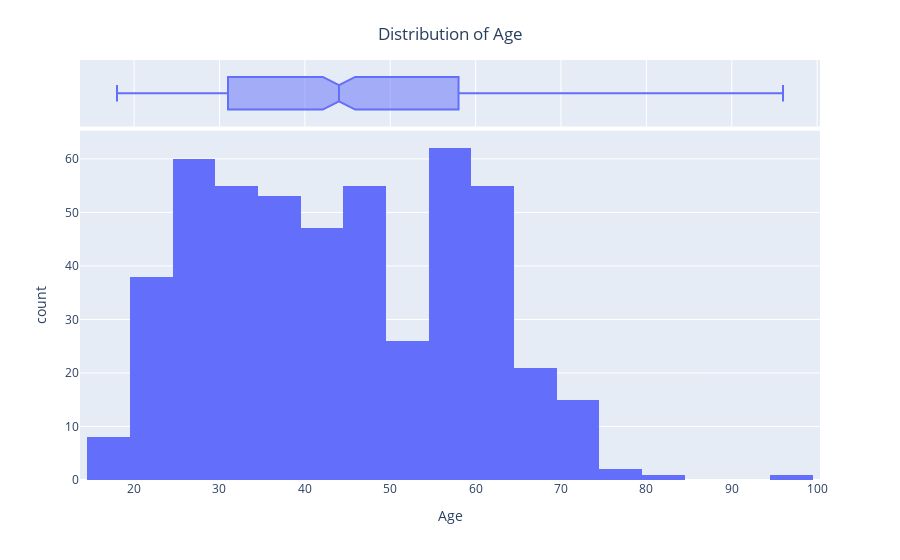
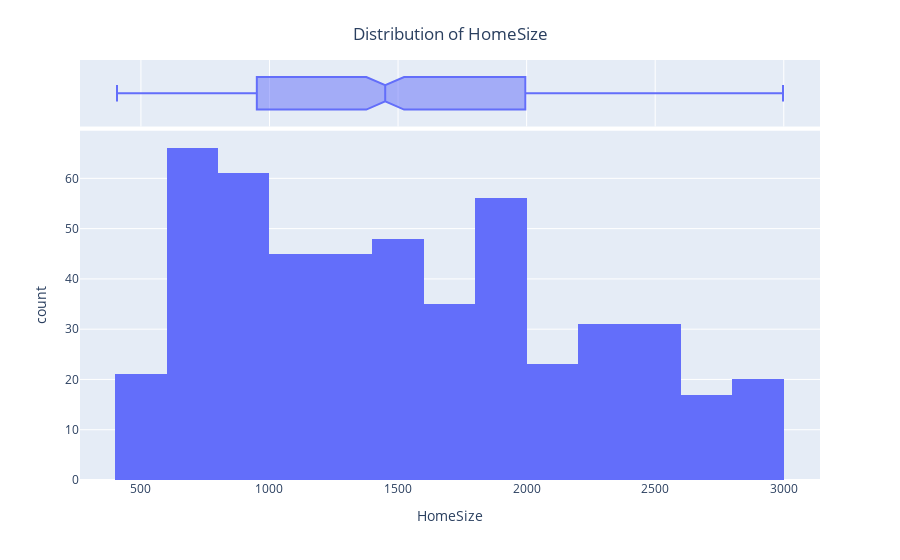
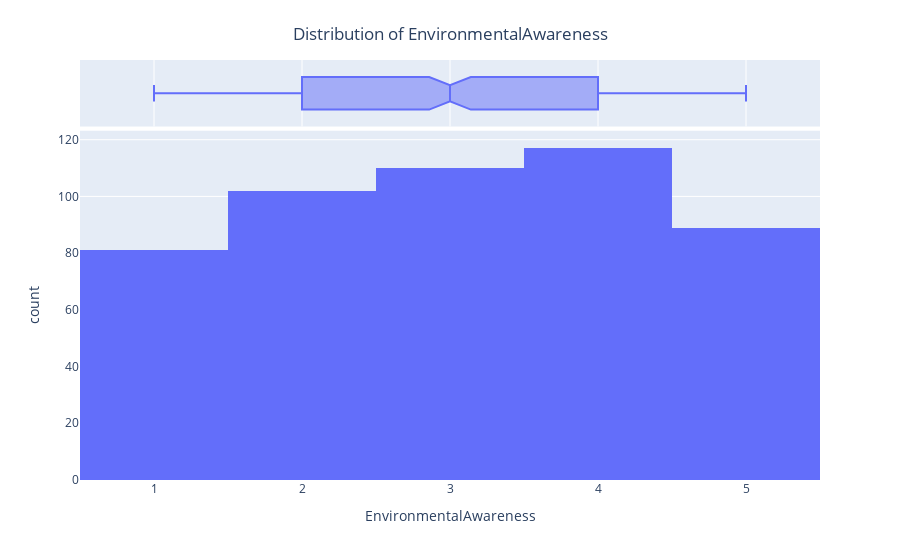

Notebook cell for these charts, in order:
### Code cell
for no in no_features:
    fig = px.histogram(data, x=no, marginal="box", hover_data=data.columns)
    fig.update_layout(title={'text': f'Distribution of {no}','y':0.95, 'x':0.5, 'xanchor': 'center', 'yanchor': 'top'})
    fig.show()

### Figure 1 — Plotly figure (JSON) as saved in the notebook; plotly's stock layout.template omitted (floating-point values rounded to 4 significant figures; data arrays with more than 128 entries replaced by an {"elided": "..."} marker saying what was removed)
{"data": [{"alignmentgroup": "True", "bingroup": "x", "hovertemplate": "Age=%{x}<br>count=%{y}<extra></extra>", "legendgroup": "", "marker": {"color": "#636efa", "pattern": {"shape": ""}}, "name": "", "offsetgroup": "", "orientation": "v", "showlegend": false, "type": "histogram", "x": {"elided": "499 int values"}, "xaxis": "x", "yaxis": "y"}, {"alignmentgroup": "True", "customdata": {"elided": "499x19 mixed values"}, "hovertemplate": "Age=%{x}<br>ParticipantID=%{customdata[0]}<br>Location=%{customdata[1]}<br>DietType=%{customdata[2]}<br>LocalFoodFrequency=%{customdata[3]}<br>TransportationMode=%{customdata[4]}<br>EnergySource=%{customdata[5]}<br>HomeType=%{customdata[6]}<br>HomeSize=%{customdata[7]}<br>ClothingFrequency=%{customdata[8]}<br>SustainableBrands=%{customdata[9]}<br>EnvironmentalAwareness=%{customdata[10]}<br>CommunityInvolvement=%{customdata[11]}<br>MonthlyElectricityConsumption=%{customdata[12]}<br>MonthlyWaterConsumption=%{customdata[13]}<br>Gender=%{customdata[14]}<br>UsingPlasticProducts=%{customdata[15]}<br>DisposalMethods=%{customdata[16]}<br>PhysicalActivities=%{customdata[17]}<br>Rating=%{customdata[18]}<extra></extra>", "legendgroup": "", "marker": {"color": "#636efa"}, "name": "", "notched": true, "offsetgroup": "", "showlegend": false, "type": "box", "x": {"elided": "499 int values"}, "xaxis": "x2", "yaxis": "y2"}], "layout": {"barmode": "relative", "legend": {"tracegroupgap": 0}, "margin": {"t": 60}, "title": {"text": "Distribution of Age", "x": 0.5, "xanchor": "center", "y": 0.95, "yanchor": "top"}, "xaxis": {"anchor": "y", "domain": [0, 1], "title": {"text": "Age"}}, "xaxis2": {"anchor": "y2", "domain": [0, 1], "matches": "x", "showgrid": true, "showticklabels": false}, "yaxis": {"anchor": "x", "domain": [0, 0.8316], "title": {"text": "count"}}, "yaxis2": {"anchor": "x2", "domain": [0.8416, 1], "matches": "y2", "showgrid": false, "showline": false, "showticklabels": false, "ticks": ""}}}

### Figure 2 — Plotly figure (JSON) as saved in the notebook; plotly's stock layout.template omitted (floating-point values rounded to 4 significant figures; data arrays with more than 128 entries replaced by an {"elided": "..."} marker saying what was removed)
{"data": [{"alignmentgroup": "True", "bingroup": "x", "hovertemplate": "HomeSize=%{x}<br>count=%{y}<extra></extra>", "legendgroup": "", "marker": {"color": "#636efa", "pattern": {"shape": ""}}, "name": "", "offsetgroup": "", "orientation": "v", "showlegend": false, "type": "histogram", "x": {"elided": "499 int values"}, "xaxis": "x", "yaxis": "y"}, {"alignmentgroup": "True", "customdata": {"elided": "499x19 mixed values"}, "hovertemplate": "HomeSize=%{x}<br>ParticipantID=%{customdata[0]}<br>Age=%{customdata[1]}<br>Location=%{customdata[2]}<br>DietType=%{customdata[3]}<br>LocalFoodFrequency=%{customdata[4]}<br>TransportationMode=%{customdata[5]}<br>EnergySource=%{customdata[6]}<br>HomeType=%{customdata[7]}<br>ClothingFrequency=%{customdata[8]}<br>SustainableBrands=%{customdata[9]}<br>EnvironmentalAwareness=%{customdata[10]}<br>CommunityInvolvement=%{customdata[11]}<br>MonthlyElectricityConsumption=%{customdata[12]}<br>MonthlyWaterConsumption=%{customdata[13]}<br>Gender=%{customdata[14]}<br>UsingPlasticProducts=%{customdata[15]}<br>DisposalMethods=%{customdata[16]}<br>PhysicalActivities=%{customdata[17]}<br>Rating=%{customdata[18]}<extra></extra>", "legendgroup": "", "marker": {"color": "#636efa"}, "name": "", "notched": true, "offsetgroup": "", "showlegend": false, "type": "box", "x": {"elided": "499 int values"}, "xaxis": "x2", "yaxis": "y2"}], "layout": {"barmode": "relative", "legend": {"tracegroupgap": 0}, "margin": {"t": 60}, "title": {"text": "Distribution of HomeSize", "x": 0.5, "xanchor": "center", "y": 0.95, "yanchor": "top"}, "xaxis": {"anchor": "y", "domain": [0, 1], "title": {"text": "HomeSize"}}, "xaxis2": {"anchor": "y2", "domain": [0, 1], "matches": "x", "showgrid": true, "showticklabels": false}, "yaxis": {"anchor": "x", "domain": [0, 0.8316], "title": {"text": "count"}}, "yaxis2": {"anchor": "x2", "domain": [0.8416, 1], "matches": "y2", "showgrid": false, "showline": false, "showticklabels": false, "ticks": ""}}}

### Figure 3 — Plotly figure (JSON) as saved in the notebook; plotly's stock layout.template omitted (floating-point values rounded to 4 significant figures; data arrays with more than 128 entries replaced by an {"elided": "..."} marker saying what was removed)
{"data": [{"alignmentgroup": "True", "bingroup": "x", "hovertemplate": "EnvironmentalAwareness=%{x}<br>count=%{y}<extra></extra>", "legendgroup": "", "marker": {"color": "#636efa", "pattern": {"shape": ""}}, "name": "", "offsetgroup": "", "orientation": "v", "showlegend": false, "type": "histogram", "x": {"elided": "499 int values"}, "xaxis": "x", "yaxis": "y"}, {"alignmentgroup": "True", "customdata": {"elided": "499x19 mixed values"}, "hovertemplate": "EnvironmentalAwareness=%{x}<br>ParticipantID=%{customdata[0]}<br>Age=%{customdata[1]}<br>Location=%{customdata[2]}<br>DietType=%{customdata[3]}<br>LocalFoodFrequency=%{customdata[4]}<br>TransportationMode=%{customdata[5]}<br>EnergySource=%{customdata[6]}<br>HomeType=%{customdata[7]}<br>HomeSize=%{customdata[8]}<br>ClothingFrequency=%{customdata[9]}<br>SustainableBrands=%{customdata[10]}<br>CommunityInvolvement=%{customdata[11]}<br>MonthlyElectricityConsumption=%{customdata[12]}<br>MonthlyWaterConsumption=%{customdata[13]}<br>Gender=%{customdata[14]}<br>UsingPlasticProducts=%{customdata[15]}<br>DisposalMethods=%{customdata[16]}<br>PhysicalActivities=%{customdata[17]}<br>Rating=%{customdata[18]}<extra></extra>", "legendgroup": "", "marker": {"color": "#636efa"}, "name": "", "notched": true, "offsetgroup": "", "showlegend": false, "type": "box", "x": {"elided": "499 int values"}, "xaxis": "x2", "yaxis": "y2"}], "layout": {"barmode": "relative", "legend": {"tracegroupgap": 0}, "margin": {"t": 60}, "title": {"text": "Distribution of EnvironmentalAwareness", "x": 0.5, "xanchor": "center", "y": 0.95, "yanchor": "top"}, "xaxis": {"anchor": "y", "domain": [0, 1], "title": {"text": "EnvironmentalAwareness"}}, "xaxis2": {"anchor": "y2", "domain": [0, 1], "matches": "x", "showgrid": true, "showticklabels": false}, "yaxis": {"anchor": "x", "domain": [0, 0.8316], "title": {"text": "count"}}, "yaxis2": {"anchor": "x2", "domain": [0.8416, 1], "matches": "y2", "showgrid": false, "showline": false, "showticklabels": false, "ticks": ""}}}
